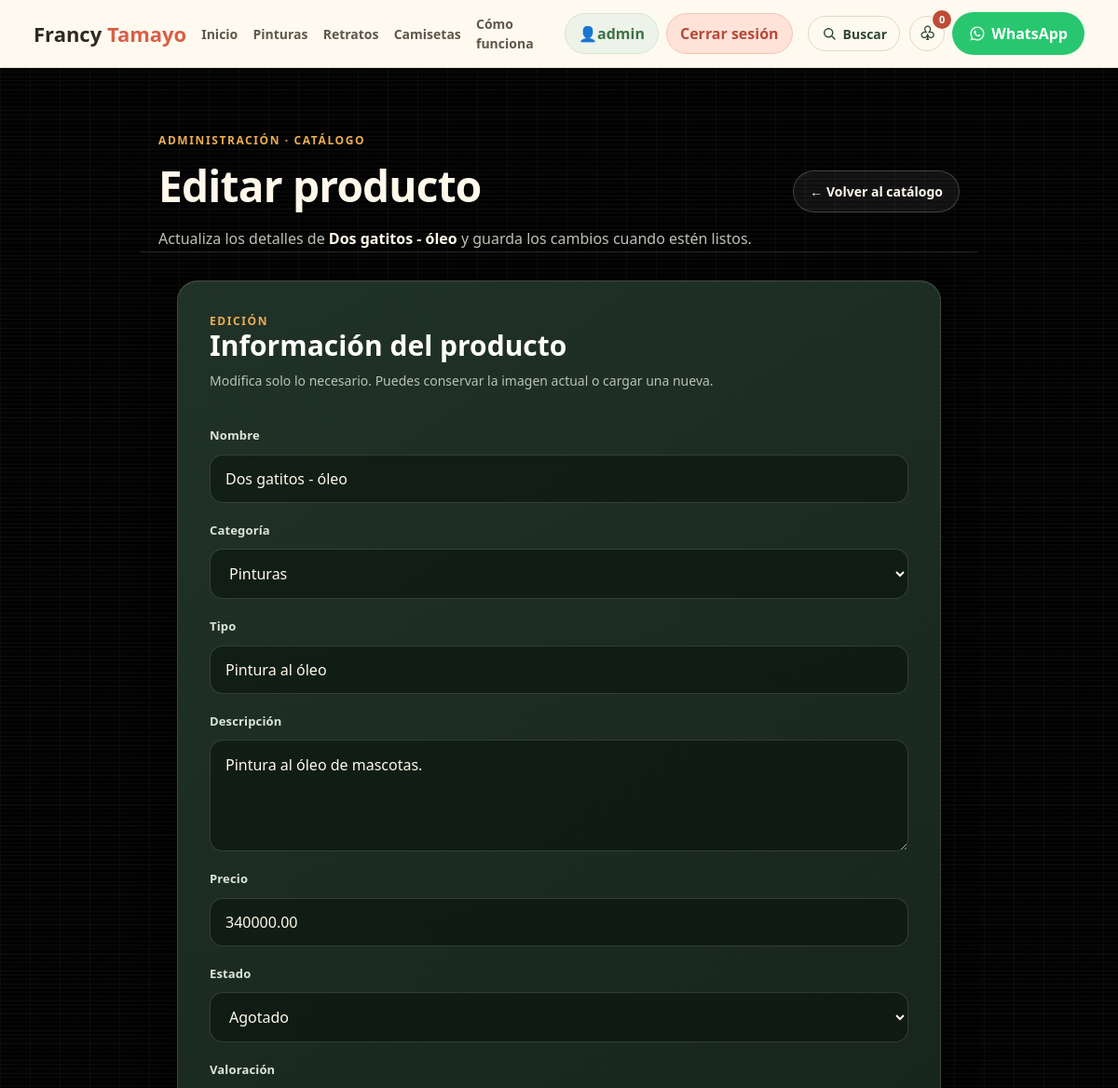
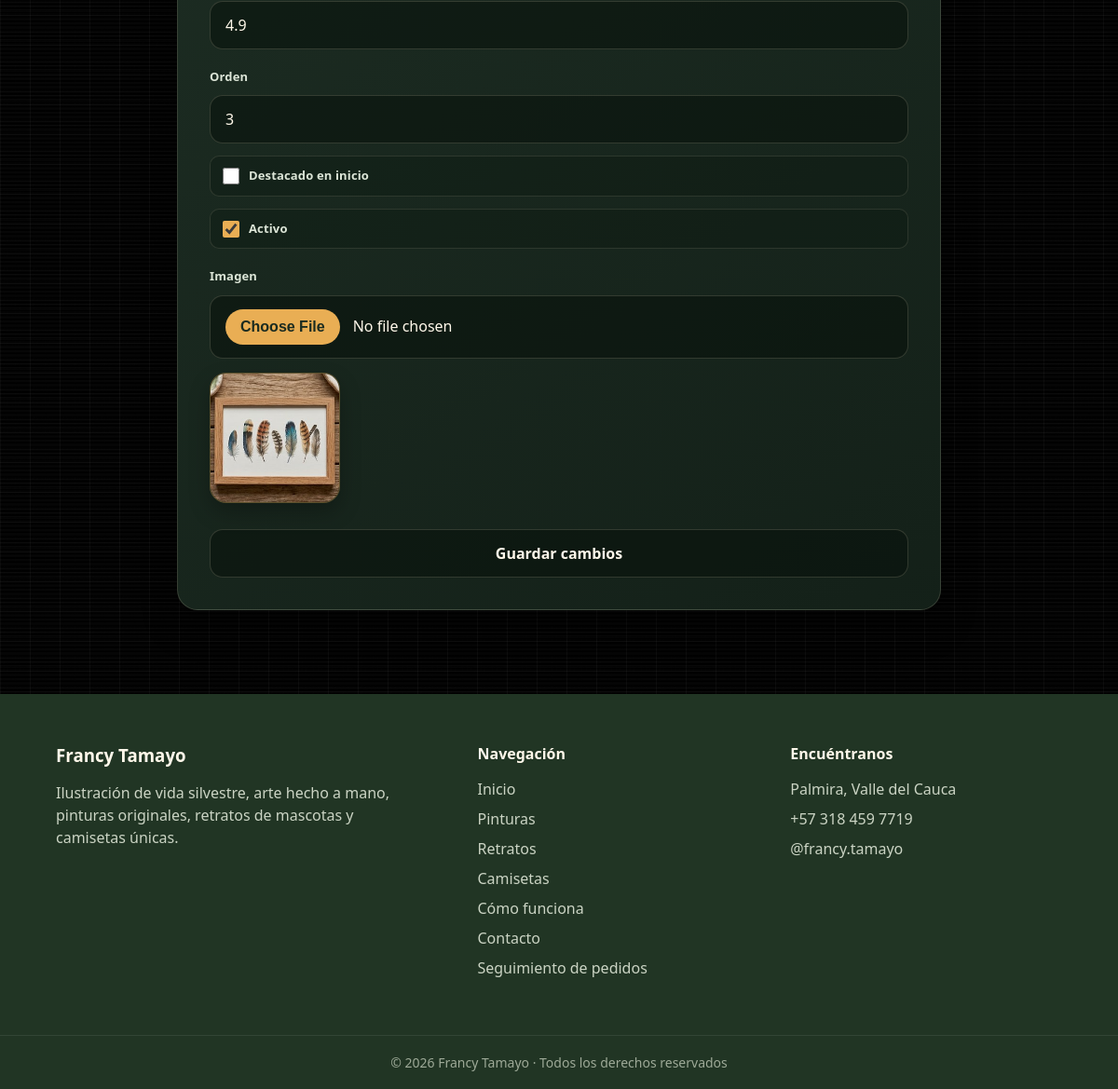
Screenshot of /admin/menu/editar.php?id=3 (signed in) with the database file from the repository (2 pictures, top to bottom).
### tables this page shows
CREATE TABLE IF NOT EXISTS productos (
  id INT AUTO_INCREMENT PRIMARY KEY,
  nombre VARCHAR(120) NOT NULL,
  categoria ENUM('pinturas','retratos','camisetas') NOT NULL,
  tipo VARCHAR(80) NOT NULL,
  descripcion TEXT NULL,
  precio DECIMAL(10,2) NOT NULL DEFAULT 0,
  imagen VARCHAR(255) NOT NULL,
  estado ENUM('disponible','encargo','agotado') NOT NULL DEFAULT 'disponible',
  rating DECIMAL(2,1) NOT NULL DEFAULT 4.8,
  destacado TINYINT(1) NOT NULL DEFAULT 0,
  activo TINYINT(1) NOT NULL DEFAULT 1,
  orden INT NOT NULL DEFAULT 0,
  fecha_creacion TIMESTAMP DEFAULT CURRENT_TIMESTAMP,
  UNIQUE KEY uq_producto_nombre (nombre)
);

### include/funciones.php (called while the page is built, shortened)
<?php
function entradaTexto(mixed $valor): string {
    return is_scalar($valor) ? trim((string) $valor) : '';
}

### admin/menu/editar.php (the view, shortened to what this page needs)
<?php
require_once __DIR__ . '/../../include/funciones.php';
$db = conectarDB();
$id = (int) entradaTexto($_GET['id']);
$stmt = $db->prepare('SELECT * FROM productos WHERE id = ?');
$stmt->bind_param('i', $id);
$stmt->execute();
$producto = $stmt->get_result()->fetch_assoc();
$nombre = $producto['nombre'];
$descripcion = $producto['descripcion'];
$precio = $producto['precio'];
$categoria = $producto['categoria'];
$tipo = $producto['tipo'];
$estado = $producto['estado'];
$rating = $producto['rating'];
$orden = $producto['orden'];
$destacado = (int) $producto['destacado'];
$activo = (int) $producto['activo'];
$rutaImagen = $producto['imagen'];
?>
<section class="container container_admin3 admin-product-page">
    <div class="admin-product-page-header">
        <div>
            <span class="admin-product-eyebrow">Administración · Catálogo</span>
            <h1>Editar producto</h1>
            <p>Actualiza los detalles de <strong><?= htmlspecialchars($nombre) ?></strong> y guarda los cambios cuando estén listos.</p>
        </div>
        <div class="botondeadmin3">
            <a href="<?php echo BASE_URL;?>admin/menu/index.php">← Volver al catálogo</a>
        </div>
    </div>
</section>
<section class="admin-container admin-container-admin admin-product-form-area">
    <main class="admin-card">
        <span class="admin-card-eyebrow">Edición</span>
        <h2>Información del producto</h2>
        <p class="admin-card-intro">Modifica solo lo necesario. Puedes conservar la imagen actual o cargar una nueva.</p>
        <form method="POST" enctype="multipart/form-data" class="admin-form">
            <label for="nombre">Nombre</label>
            <input id="nombre" type="text" name="nombre" value="<?= htmlspecialchars($nombre) ?>">
            <label for="categoria">Categoría</label>
            <select id="categoria" name="categoria">
                <option value="pinturas" <?= $categoria === 'pinturas' ? 'selected' : '' ?>>Pinturas</option>
            </select>
            <label for="tipo">Tipo</label>
            <input id="tipo" type="text" name="tipo" value="<?= htmlspecialchars($tipo) ?>">
            <label for="descripcion">Descripción</label>
            <textarea id="descripcion" name="descripcion"><?= htmlspecialchars((string) $descripcion) ?></textarea>
            <label for="precio">Precio</label>
            <input id="precio" type="number" name="precio" min="1" value="<?= htmlspecialchars((string) $precio) ?>">
            <label for="estado">Estado</label>
            <select id="estado" name="estado">
                <option value="agotado" <?= $estado === 'agotado' ? 'selected' : '' ?>>Agotado</option>
            </select>
            <label for="rating">Valoración</label>
            <input id="rating" type="number" name="rating" min="0" max="5" step="0.1" value="<?= htmlspecialchars((string) $rating) ?>">
            <label for="orden">Orden</label>
            <input id="orden" type="number" name="orden" value="<?= htmlspecialchars((string) $orden) ?>">
            <label><input type="checkbox" name="destacado" <?= $destacado ? 'checked' : '' ?>> Destacado en inicio</label>
            <label><input type="checkbox" name="activo" <?= $activo ? 'checked' : '' ?>> Activo</label>
            <label for="inputImagen">Imagen</label>
            <input id="inputImagen" type="file" name="imagen" accept="image/jpeg, image/png, image/webp, image/avif">
            <img id="previewImagen" src="<?= BASE_URL . ltrim($rutaImagen, '/') ?>?t=<?= time() ?>" alt="Vista previa de <?= htmlspecialchars($nombre) ?>" width="120" style="margin-top:5px;">
            <input type="submit" value="Guardar cambios" class="admin-btn admin-btn-save-product">
        </form>
    </main>
</section>
<?php include '../../include/templates/footer.php'; ?>

### assets/css/base/global.css (style rules this page uses)
html, body { background-color:#050505; background-image: linear-gradient(rgba(255,255,255,.035) 1px, transparent 1px), linear-gradient(90deg, rgba(255,255,255,.035) 1px, transparent 1px), url('../../imagenes/137042075-grid-square-graph-line-full-page-on-black-paper-background-paper-grid-square-graph-line-texture-of.jpg'); background-size:32px 32px; background-attachment:fixed; }
body { color:#fff; line-height:1.5; }
body::before { content:""; position:fixed; inset:0; pointer-events:none; background:radial-gradient(circle at top, rgba(0,208,132,.05), transparent 35%); z-index:-1; }
a { color:inherit; text-decoration:none; transition:.35s; }
img { width:100%; display:block; transition:.5s; }
section { padding:110px 0; }
section h2 { text-align:center; font-size:58px; font-weight:900; margin-bottom:15px; text-shadow:0 0 14px rgba(255,255,255,.2); animation:slideDownSoft 1.2s ease; }
.container { width:90%; max-width:1200px; margin:auto; }

### assets/css/componentes/ui.css (style rules this page uses)
﻿.btn-nav, .admin-productos-btn-create, .admin-productos-btn-regresar, .botondeadmin3 a, .boton { display:inline-flex; align-items:center; justify-content:center; font-weight:800; transition:.35s; }

### assets/css/paginas/admin.css (style rules this page uses)
.admin-product-form-area .admin-card h2 { margin:0 0 10px; font-size:30px; line-height:1.15; text-align:left; text-shadow:none; }

### rows the page displays
productos: categoria "Pinturas", tipo "Pintura al óleo", descripcion "Pintura al óleo de mascotas.", precio "340000.00", estado "Agotado", rating "4.9", orden "3", activo "☑", imagen (picture)

### other values shown
$_SESSION['usuario'] "admin"
$nombre "Dos gatitos - óleo"
